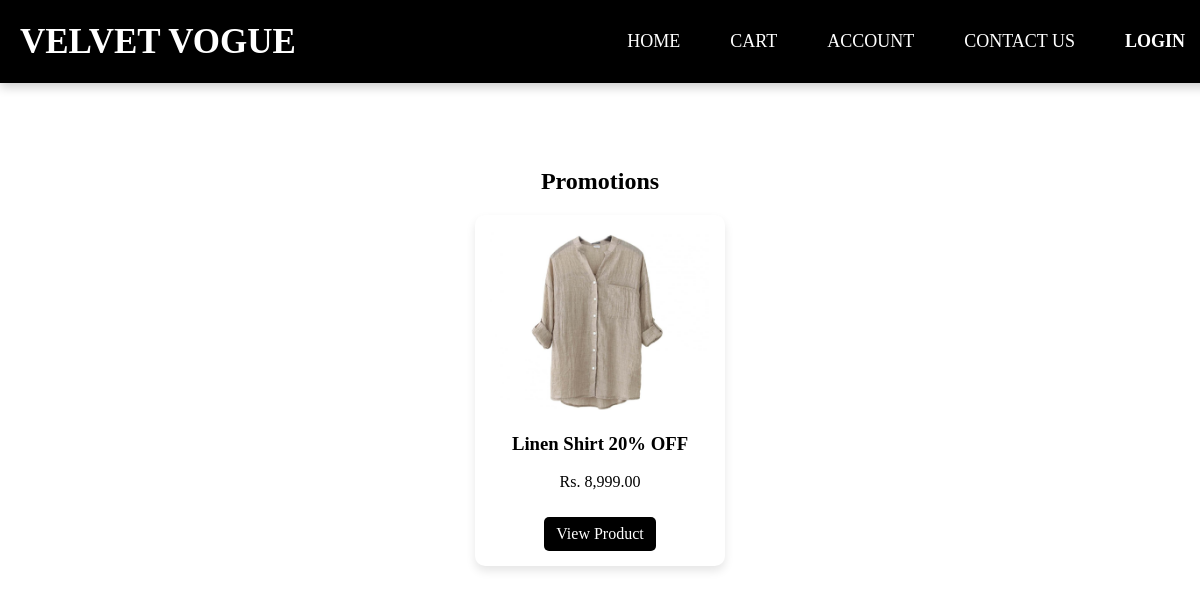
The page /category.php?category=Promotions on the database its author committed.
### tables this page shows
CREATE TABLE `products` (
  `id` int(11) NOT NULL,
  `name` varchar(255) NOT NULL,
  `image` varchar(255) NOT NULL,
  `description` text NOT NULL,
  `price` decimal(10,2) NOT NULL,
  `category` varchar(255) DEFAULT NULL,
  `gender` varchar(255) DEFAULT NULL,
  `clothing_type` varchar(255) DEFAULT NULL,
  `size` varchar(255) DEFAULT NULL
);

### category.php (the view, shortened to what this page needs)
<?php
include 'includes/db.php';
$category = isset($_GET['category']) ? $_GET['category'] : '';
$productQuery = $conn->prepare("
    SELECT p.* FROM products p
    JOIN product_categories pc ON p.id = pc.product_id
    WHERE pc.category = ?
");
$productQuery->bind_param("s", $category);
$productQuery->execute();
$products = $productQuery->get_result();
?>
<!DOCTYPE html>
<html lang="en">
<head>
    <link rel="stylesheet" href="css/home.css?v=<?php echo time(); ?>">
</head>
<body>
<?php include 'includes/navbar.php'; ?>
<div class="product-container">
    <h2><?php echo htmlspecialchars($category); ?></h2>
    <?php if ($products->num_rows > 0): ?>
        <div class="product-grid">
            <?php while ($product = $products->fetch_assoc()) { ?>
                <div class="product-card">
                    <img src="images/<?php echo $product['image']; ?>" alt="<?php echo htmlspecialchars($product['name']); ?>">
                    <h3><?php echo htmlspecialchars($product['name']); ?></h3>
                    <p>Rs. <?php echo number_format($product['price'], 2); ?></p>
                    <a href="product.php?id=<?php echo $product['id']; ?>" class="view-btn">View Product</a>
                </div>
            <?php } ?>
        </div>
    <?php else: ?>
        <p>No products found in this category.</p>
    <?php endif; ?>
</div>
</body>
</html>

### css/home.css (style rules this page uses)
body { padding-top: 80px; }
.product-container, .category-container { margin-top: 20px; }
.product-container { text-align: center; padding: 40px 20px; }
.product-grid { display: flex; justify-content: center; gap: 20px; flex-wrap: wrap; }
.product-card { background: white; padding: 15px; border-radius: 10px; text-align: center; width: 220px; box-shadow: 0px 5px 10px rgba(0, 0, 0, 0.1); }
.product-card img { width: 100%; height: 180px; object-fit: cover; border-radius: 8px; }
.view-btn { display: inline-block; margin-top: 10px; padding: 8px 12px; background: #000000; color: white; text-decoration: none; border-radius: 5px; }

### rows shown on the page
products: image (picture), name "Linen Shirt 20% OFF", price "8,999.00"

### other values the page prints
$category "Promotions"
